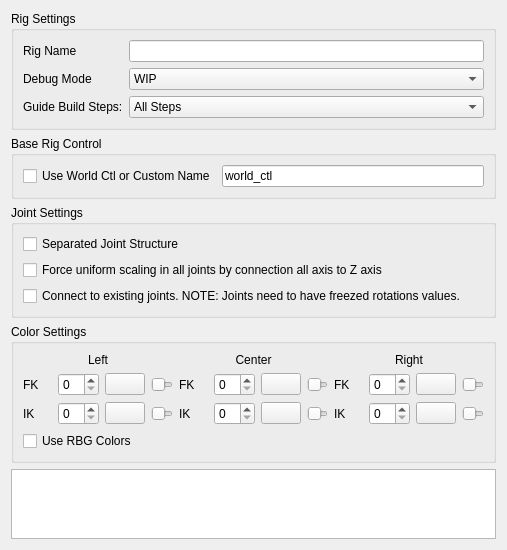
<?xml version="1.0" encoding="UTF-8"?>
<ui version="4.0">
 <class>Form</class>
 <widget class="QWidget" name="Form">
  <property name="geometry">
   <rect>
    <x>0</x>
    <y>0</y>
    <width>507</width>
    <height>497</height>
   </rect>
  </property>
  <property name="windowTitle">
   <string>Form</string>
  </property>
  <layout class="QGridLayout" name="gridLayout_2">
   <item row="2" column="0">
    <widget class="QGroupBox" name="groupBox_3">
     <property name="sizePolicy">
      <sizepolicy hsizetype="Preferred" vsizetype="Fixed">
       <horstretch>0</horstretch>
       <verstretch>0</verstretch>
      </sizepolicy>
     </property>
     <property name="title">
      <string>Joint Settings</string>
     </property>
     <layout class="QGridLayout" name="gridLayout_5">
      <item row="0" column="0">
       <widget class="QCheckBox" name="jointRig_checkBox">
        <property name="text">
         <string>Separated Joint Structure</string>
        </property>
       </widget>
      </item>
      <item row="1" column="0">
       <widget class="QCheckBox" name="force_uniScale_checkBox">
        <property name="text">
         <string>Force uniform scaling in all joints by connection all axis to Z axis</string>
        </property>
       </widget>
      </item>
      <item row="2" column="0">
       <widget class="QCheckBox" name="connect_joints_checkBox">
        <property name="toolTip">
         <string>&lt;html&gt;&lt;head/&gt;&lt;body&gt;&lt;p&gt;When this option is active, mGear Shifter will try to connect to existing joints in the scene&lt;/p&gt;&lt;p&gt;&lt;span style=&quot; font-weight:600;&quot;&gt;WARNING&lt;/span&gt;: The joints need to have the rotation values freeze to 0, 0, 0. &lt;/p&gt;&lt;p&gt;Use Maya's Modify &amp;gt;&amp;gt; Freeze Transformation command to Freeze rotation. Open the command options and ensure only Rotation is freeze, before execute the command&lt;/p&gt;&lt;p&gt;Freeze joint rotations steps:&lt;/p&gt;&lt;p&gt;1. Select all joints to freeze&lt;/p&gt;&lt;p&gt;2. Open Maya's Modify &amp;gt;&amp;gt; Freeze Transformation options and ensure only rotation is checked&lt;/p&gt;&lt;p&gt;3. Apply Modify &amp;gt;&amp;gt; Freeze Transformation&lt;/p&gt;&lt;p&gt;&lt;br/&gt;&lt;/p&gt;&lt;/body&gt;&lt;/html&gt;</string>
        </property>
        <property name="text">
         <string>Connect to existing joints. NOTE: Joints need to have freezed rotations values.</string>
        </property>
       </widget>
      </item>
     </layout>
    </widget>
   </item>
   <item row="1" column="0">
    <widget class="QGroupBox" name="groupBox_7">
     <property name="sizePolicy">
      <sizepolicy hsizetype="Preferred" vsizetype="Fixed">
       <horstretch>0</horstretch>
       <verstretch>0</verstretch>
      </sizepolicy>
     </property>
     <property name="title">
      <string>Base Rig Control</string>
     </property>
     <layout class="QHBoxLayout" name="horizontalLayout_9">
      <item>
       <widget class="QCheckBox" name="worldCtl_checkBox">
        <property name="toolTip">
         <string>&lt;html&gt;&lt;head/&gt;&lt;body&gt;&lt;p&gt;Shifter creates by default a Base control called &amp;quot;&lt;span style=&quot; font-weight:600;&quot;&gt;global_C0_ctl&lt;/span&gt;&amp;quot;. &lt;/p&gt;&lt;p&gt;Since this control is not accesible from any guide locator. Is not possible to add it as a space reference.&lt;/p&gt;&lt;p&gt;If this option is active, The base control will be named &amp;quot;&lt;span style=&quot; font-weight:600;&quot;&gt;world_ctl&lt;/span&gt;&amp;quot; and we can add &amp;quot;&lt;span style=&quot; font-weight:600;&quot;&gt;global_C0_ctl&lt;/span&gt;&amp;quot; as a regular &amp;quot;Control_01&amp;quot; component. &lt;/p&gt;&lt;p&gt;This way we can use it as space reference.&lt;/p&gt;&lt;p&gt;The biped guide template is configured with this structure.&lt;/p&gt;&lt;/body&gt;&lt;/html&gt;</string>
        </property>
        <property name="text">
         <string>Use World Ctl or Custom Name</string>
        </property>
       </widget>
      </item>
      <item>
       <widget class="QLineEdit" name="worldCtl_lineEdit">
        <property name="text">
         <string>world_ctl</string>
        </property>
       </widget>
      </item>
     </layout>
    </widget>
   </item>
   <item row="0" column="0">
    <widget class="QGroupBox" name="groupBox">
     <property name="title">
      <string>Rig Settings</string>
     </property>
     <layout class="QGridLayout" name="gridLayout_3">
      <item row="0" column="0">
       <layout class="QFormLayout" name="formLayout">
        <item row="0" column="0">
         <widget class="QLabel" name="rigName_label">
          <property name="text">
           <string>Rig Name</string>
          </property>
         </widget>
        </item>
        <item row="0" column="1">
         <widget class="QLineEdit" name="rigName_lineEdit"/>
        </item>
        <item row="1" column="0">
         <widget class="QLabel" name="mode_label">
          <property name="text">
           <string>Debug Mode</string>
          </property>
         </widget>
        </item>
        <item row="1" column="1">
         <widget class="QComboBox" name="mode_comboBox">
          <item>
           <property name="text">
            <string>WIP</string>
           </property>
          </item>
          <item>
           <property name="text">
            <string>PUB</string>
           </property>
          </item>
         </widget>
        </item>
        <item row="2" column="0">
         <widget class="QLabel" name="step_label">
          <property name="text">
           <string>Guide Build Steps:</string>
          </property>
         </widget>
        </item>
        <item row="2" column="1">
         <widget class="QComboBox" name="step_comboBox">
          <item>
           <property name="text">
            <string>All Steps</string>
           </property>
          </item>
          <item>
           <property name="text">
            <string>PreScripts</string>
           </property>
          </item>
          <item>
           <property name="text">
            <string>Objects</string>
           </property>
          </item>
          <item>
           <property name="text">
            <string>Attributes</string>
           </property>
          </item>
          <item>
           <property name="text">
            <string>Operators</string>
           </property>
          </item>
          <item>
           <property name="text">
            <string>Connection</string>
           </property>
          </item>
          <item>
           <property name="text">
            <string>AdditionalFunc</string>
           </property>
          </item>
          <item>
           <property name="text">
            <string>PostScripts</string>
           </property>
          </item>
         </widget>
        </item>
       </layout>
      </item>
     </layout>
    </widget>
   </item>
   <item row="3" column="0">
    <widget class="QGroupBox" name="groupBox_5">
     <property name="title">
      <string>Color Settings</string>
     </property>
     <layout class="QGridLayout" name="gridLayout_7">
      <item row="1" column="0">
       <widget class="QCheckBox" name="useRGB_checkBox">
        <property name="text">
         <string>Use RBG Colors</string>
        </property>
       </widget>
      </item>
      <item row="0" column="0">
       <layout class="QGridLayout" name="gridLayout_9">
        <item row="0" column="2">
         <widget class="QLabel" name="label_3">
          <property name="text">
           <string>Right</string>
          </property>
          <property name="alignment">
           <set>Qt::AlignCenter</set>
          </property>
         </widget>
        </item>
        <item row="0" column="1">
         <widget class="QLabel" name="label_2">
          <property name="text">
           <string>Center</string>
          </property>
          <property name="alignment">
           <set>Qt::AlignCenter</set>
          </property>
         </widget>
        </item>
        <item row="1" column="1">
         <layout class="QGridLayout" name="gridLayout">
          <item row="0" column="0">
           <widget class="QLabel" name="fk_label_2">
            <property name="text">
             <string>FK</string>
            </property>
           </widget>
          </item>
          <item row="0" column="1">
           <widget class="QLabel" name="C_color_fk_label">
            <property name="sizePolicy">
             <sizepolicy hsizetype="Minimum" vsizetype="Preferred">
              <horstretch>0</horstretch>
              <verstretch>0</verstretch>
             </sizepolicy>
            </property>
            <property name="minimumSize">
             <size>
              <width>0</width>
              <height>0</height>
             </size>
            </property>
            <property name="text">
             <string/>
            </property>
           </widget>
          </item>
          <item row="0" column="2">
           <widget class="QSpinBox" name="C_color_fk_spinBox">
            <property name="sizePolicy">
             <sizepolicy hsizetype="Expanding" vsizetype="Fixed">
              <horstretch>0</horstretch>
              <verstretch>0</verstretch>
             </sizepolicy>
            </property>
            <property name="maximum">
             <number>31</number>
            </property>
           </widget>
          </item>
          <item row="0" column="3">
           <widget class="QPushButton" name="C_RGB_fk_pushButton">
            <property name="sizePolicy">
             <sizepolicy hsizetype="Fixed" vsizetype="Fixed">
              <horstretch>0</horstretch>
              <verstretch>0</verstretch>
             </sizepolicy>
            </property>
            <property name="maximumSize">
             <size>
              <width>16777215</width>
              <height>16777215</height>
             </size>
            </property>
            <property name="layoutDirection">
             <enum>Qt::LeftToRight</enum>
            </property>
            <property name="styleSheet">
             <string notr="true"/>
            </property>
            <property name="text">
             <string/>
            </property>
           </widget>
          </item>
          <item row="0" column="4">
           <widget class="QSlider" name="C_RGB_fk_slider">
            <property name="maximum">
             <number>255</number>
            </property>
            <property name="orientation">
             <enum>Qt::Horizontal</enum>
            </property>
           </widget>
          </item>
          <item row="1" column="0">
           <widget class="QLabel" name="ik_label_2">
            <property name="text">
             <string>IK</string>
            </property>
           </widget>
          </item>
          <item row="1" column="1">
           <widget class="QLabel" name="C_color_ik_label">
            <property name="sizePolicy">
             <sizepolicy hsizetype="Minimum" vsizetype="Preferred">
              <horstretch>0</horstretch>
              <verstretch>0</verstretch>
             </sizepolicy>
            </property>
            <property name="minimumSize">
             <size>
              <width>0</width>
              <height>0</height>
             </size>
            </property>
            <property name="text">
             <string/>
            </property>
           </widget>
          </item>
          <item row="1" column="2">
           <widget class="QSpinBox" name="C_color_ik_spinBox">
            <property name="sizePolicy">
             <sizepolicy hsizetype="Expanding" vsizetype="Fixed">
              <horstretch>0</horstretch>
              <verstretch>0</verstretch>
             </sizepolicy>
            </property>
            <property name="maximum">
             <number>31</number>
            </property>
           </widget>
          </item>
          <item row="1" column="3">
           <widget class="QPushButton" name="C_RGB_ik_pushButton">
            <property name="sizePolicy">
             <sizepolicy hsizetype="Fixed" vsizetype="Fixed">
              <horstretch>0</horstretch>
              <verstretch>0</verstretch>
             </sizepolicy>
            </property>
            <property name="maximumSize">
             <size>
              <width>16777215</width>
              <height>16777215</height>
             </size>
            </property>
            <property name="layoutDirection">
             <enum>Qt::LeftToRight</enum>
            </property>
            <property name="styleSheet">
             <string notr="true"/>
            </property>
            <property name="text">
             <string/>
            </property>
           </widget>
          </item>
          <item row="1" column="4">
           <widget class="QSlider" name="C_RGB_ik_slider">
            <property name="maximum">
             <number>255</number>
            </property>
            <property name="orientation">
             <enum>Qt::Horizontal</enum>
            </property>
           </widget>
          </item>
         </layout>
        </item>
        <item row="1" column="2">
         <layout class="QGridLayout" name="gridLayout_10">
          <item row="0" column="0">
           <widget class="QLabel" name="fk_label_3">
            <property name="text">
             <string>FK</string>
            </property>
           </widget>
          </item>
          <item row="0" column="1">
           <widget class="QLabel" name="R_color_fk_label">
            <property name="sizePolicy">
             <sizepolicy hsizetype="Minimum" vsizetype="Preferred">
              <horstretch>0</horstretch>
              <verstretch>0</verstretch>
             </sizepolicy>
            </property>
            <property name="minimumSize">
             <size>
              <width>0</width>
              <height>0</height>
             </size>
            </property>
            <property name="text">
             <string/>
            </property>
           </widget>
          </item>
          <item row="0" column="2">
           <widget class="QSpinBox" name="R_color_fk_spinBox">
            <property name="sizePolicy">
             <sizepolicy hsizetype="Expanding" vsizetype="Fixed">
              <horstretch>0</horstretch>
              <verstretch>0</verstretch>
             </sizepolicy>
            </property>
            <property name="maximum">
             <number>31</number>
            </property>
           </widget>
          </item>
          <item row="0" column="3">
           <widget class="QPushButton" name="R_RGB_fk_pushButton">
            <property name="sizePolicy">
             <sizepolicy hsizetype="Fixed" vsizetype="Fixed">
              <horstretch>0</horstretch>
              <verstretch>0</verstretch>
             </sizepolicy>
            </property>
            <property name="maximumSize">
             <size>
              <width>16777215</width>
              <height>16777215</height>
             </size>
            </property>
            <property name="layoutDirection">
             <enum>Qt::LeftToRight</enum>
            </property>
            <property name="styleSheet">
             <string notr="true"/>
            </property>
            <property name="text">
             <string/>
            </property>
           </widget>
          </item>
          <item row="0" column="4">
           <widget class="QSlider" name="R_RGB_fk_slider">
            <property name="maximum">
             <number>255</number>
            </property>
            <property name="orientation">
             <enum>Qt::Horizontal</enum>
            </property>
           </widget>
          </item>
          <item row="1" column="0">
           <widget class="QLabel" name="ik_label_3">
            <property name="text">
             <string>IK</string>
            </property>
           </widget>
          </item>
          <item row="1" column="1">
           <widget class="QLabel" name="R_color_ik_label">
            <property name="sizePolicy">
             <sizepolicy hsizetype="Minimum" vsizetype="Preferred">
              <horstretch>0</horstretch>
              <verstretch>0</verstretch>
             </sizepolicy>
            </property>
            <property name="minimumSize">
             <size>
              <width>0</width>
              <height>0</height>
             </size>
            </property>
            <property name="text">
             <string/>
            </property>
           </widget>
          </item>
          <item row="1" column="2">
           <widget class="QSpinBox" name="R_color_ik_spinBox">
            <property name="sizePolicy">
             <sizepolicy hsizetype="Expanding" vsizetype="Fixed">
              <horstretch>0</horstretch>
              <verstretch>0</verstretch>
             </sizepolicy>
            </property>
            <property name="maximum">
             <number>31</number>
            </property>
           </widget>
          </item>
          <item row="1" column="3">
           <widget class="QPushButton" name="R_RGB_ik_pushButton">
            <property name="enabled">
             <bool>true</bool>
            </property>
            <property name="sizePolicy">
             <sizepolicy hsizetype="Fixed" vsizetype="Fixed">
              <horstretch>0</horstretch>
              <verstretch>0</verstretch>
             </sizepolicy>
            </property>
            <property name="maximumSize">
             <size>
              <width>16777215</width>
              <height>16777215</height>
             </size>
            </property>
            <property name="layoutDirection">
             <enum>Qt::LeftToRight</enum>
            </property>
            <property name="styleSheet">
             <string notr="true"/>
            </property>
            <property name="text">
             <string/>
            </property>
           </widget>
          </item>
          <item row="1" column="4">
           <widget class="QSlider" name="R_RGB_ik_slider">
            <property name="maximum">
             <number>255</number>
            </property>
            <property name="orientation">
             <enum>Qt::Horizontal</enum>
            </property>
           </widget>
          </item>
         </layout>
        </item>
        <item row="0" column="0">
         <widget class="QLabel" name="label">
          <property name="text">
           <string>Left</string>
          </property>
          <property name="alignment">
           <set>Qt::AlignCenter</set>
          </property>
         </widget>
        </item>
        <item row="1" column="0">
         <layout class="QGridLayout" name="gridLayout_11">
          <item row="0" column="0">
           <widget class="QLabel" name="fk_label">
            <property name="text">
             <string>FK</string>
            </property>
           </widget>
          </item>
          <item row="0" column="1">
           <widget class="QLabel" name="L_color_fk_label">
            <property name="sizePolicy">
             <sizepolicy hsizetype="Minimum" vsizetype="Preferred">
              <horstretch>0</horstretch>
              <verstretch>0</verstretch>
             </sizepolicy>
            </property>
            <property name="minimumSize">
             <size>
              <width>0</width>
              <height>0</height>
             </size>
            </property>
            <property name="text">
             <string/>
            </property>
           </widget>
          </item>
          <item row="0" column="2">
           <widget class="QSpinBox" name="L_color_fk_spinBox">
            <property name="sizePolicy">
             <sizepolicy hsizetype="Expanding" vsizetype="Fixed">
              <horstretch>0</horstretch>
              <verstretch>0</verstretch>
             </sizepolicy>
            </property>
            <property name="maximum">
             <number>31</number>
            </property>
           </widget>
          </item>
          <item row="0" column="3">
           <widget class="QPushButton" name="L_RGB_fk_pushButton">
            <property name="sizePolicy">
             <sizepolicy hsizetype="Fixed" vsizetype="Fixed">
              <horstretch>0</horstretch>
              <verstretch>0</verstretch>
             </sizepolicy>
            </property>
            <property name="maximumSize">
             <size>
              <width>16777215</width>
              <height>16777215</height>
             </size>
            </property>
            <property name="layoutDirection">
             <enum>Qt::LeftToRight</enum>
            </property>
            <property name="styleSheet">
             <string notr="true"/>
            </property>
            <property name="text">
             <string/>
            </property>
           </widget>
          </item>
          <item row="0" column="4">
           <widget class="QSlider" name="L_RGB_fk_slider">
            <property name="maximum">
             <number>255</number>
            </property>
            <property name="orientation">
             <enum>Qt::Horizontal</enum>
            </property>
           </widget>
          </item>
          <item row="1" column="0">
           <widget class="QLabel" name="ik_label">
            <property name="text">
             <string>IK</string>
            </property>
           </widget>
          </item>
          <item row="1" column="1">
           <widget class="QLabel" name="L_color_ik_label">
            <property name="sizePolicy">
             <sizepolicy hsizetype="Minimum" vsizetype="Preferred">
              <horstretch>0</horstretch>
              <verstretch>0</verstretch>
             </sizepolicy>
            </property>
            <property name="minimumSize">
             <size>
              <width>0</width>
              <height>0</height>
             </size>
            </property>
            <property name="text">
             <string/>
            </property>
           </widget>
          </item>
          <item row="1" column="2">
           <widget class="QSpinBox" name="L_color_ik_spinBox">
            <property name="sizePolicy">
             <sizepolicy hsizetype="Expanding" vsizetype="Fixed">
              <horstretch>0</horstretch>
              <verstretch>0</verstretch>
             </sizepolicy>
            </property>
            <property name="maximum">
             <number>31</number>
            </property>
           </widget>
          </item>
          <item row="1" column="3">
           <widget class="QPushButton" name="L_RGB_ik_pushButton">
            <property name="sizePolicy">
             <sizepolicy hsizetype="Fixed" vsizetype="Fixed">
              <horstretch>0</horstretch>
              <verstretch>0</verstretch>
             </sizepolicy>
            </property>
            <property name="maximumSize">
             <size>
              <width>16777215</width>
              <height>16777215</height>
             </size>
            </property>
            <property name="layoutDirection">
             <enum>Qt::LeftToRight</enum>
            </property>
            <property name="styleSheet">
             <string notr="true"/>
            </property>
            <property name="text">
             <string/>
            </property>
           </widget>
          </item>
          <item row="1" column="4">
           <widget class="QSlider" name="L_RGB_ik_slider">
            <property name="maximum">
             <number>255</number>
            </property>
            <property name="orientation">
             <enum>Qt::Horizontal</enum>
            </property>
           </widget>
          </item>
         </layout>
        </item>
       </layout>
      </item>
     </layout>
    </widget>
   </item>
   <item row="5" column="0">
    <spacer name="verticalSpacer">
     <property name="orientation">
      <enum>Qt::Vertical</enum>
     </property>
     <property name="sizeHint" stdset="0">
      <size>
       <width>20</width>
       <height>40</height>
      </size>
     </property>
    </spacer>
   </item>
   <item row="4" column="0">
    <widget class="QTextEdit" name="notes_textEdit"/>
   </item>
  </layout>
 </widget>
 <resources/>
 <connections/>
</ui>
